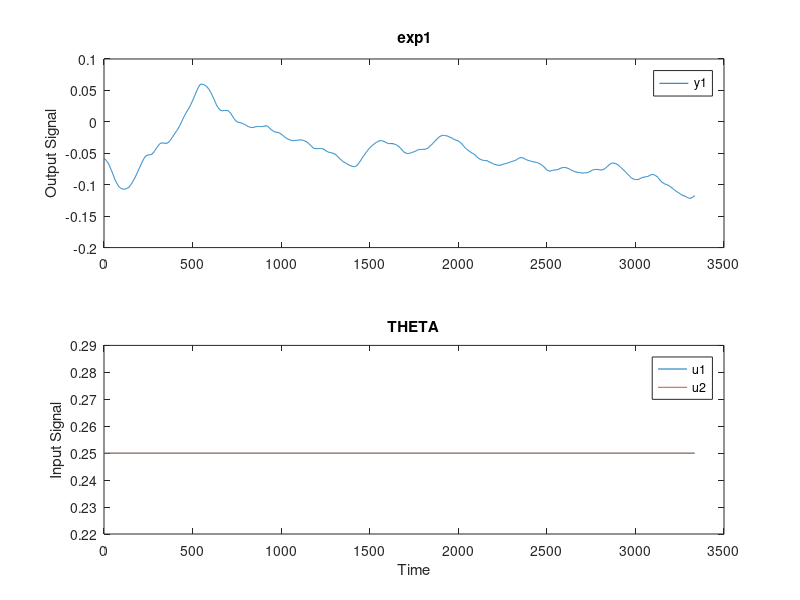
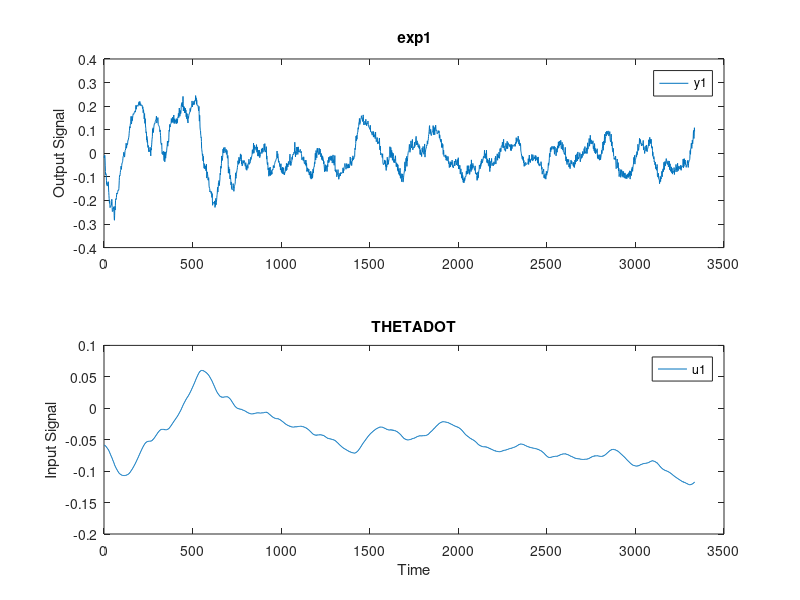
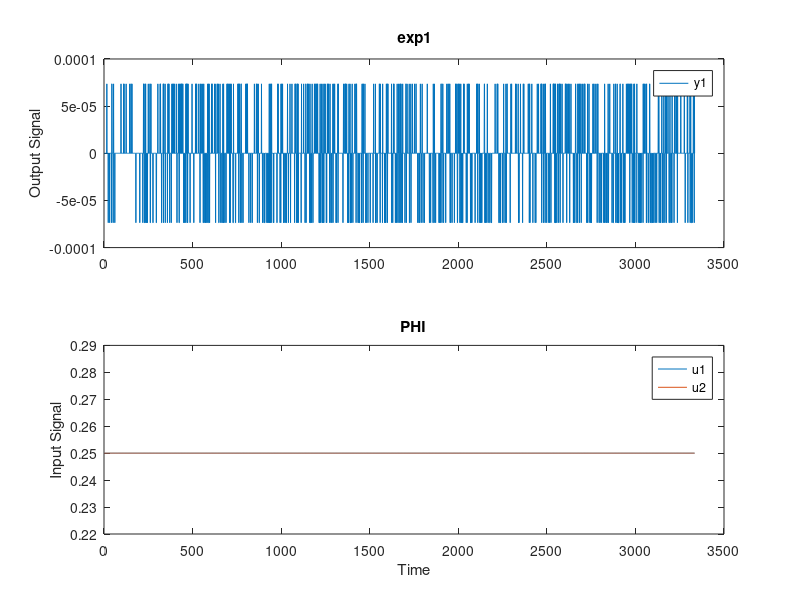
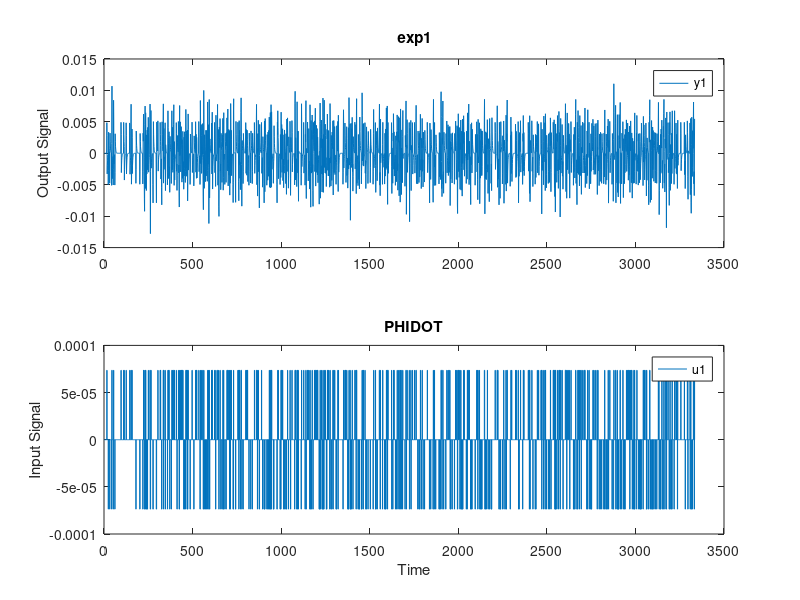

These figures' MATLAB source, in order: (Note: this script raises an error after producing the figures.)
close all; clear all; clc;
l = load('datatry1.mat');
dataIn = l.ScopeData025in1;
dataOut = l.ScopeData025out1;
t = dataOut.time;
Te = l.T0;
uL = dataIn.signals(1).values;
uR = dataIn.signals(2).values;
n = length(t);
D = tf([1, 0], 1);
D = c2d(D, Te, 'tustin');
D = ss(D);

%% Plot date
theta = dataOut.signals(1,1).values;
dataTH = iddata(theta,[uL, uR],Te);
figure;
plot(dataTH); title('THETA');

thetadot = dataOut.signals(1, 2).values;
dataTHdot = iddata(thetadot,theta,Te);
dataTHdotV = iddata(thetadot,[uL, uR],Te);
figure;
plot (dataTHdot); title('THETADOT');

phi = dataOut.signals(1, 5).values;
dataPhi = iddata(phi,[uL, uR],Te);
figure;
plot (dataPhi); title('PHI');

phidot = dataOut.signals(1, 6).values;
dataPHId = iddata(phidot, phi,Te);
dataPHIdV = iddata(phidot,[uL, uR],Te);
figure;
plot (dataPHId); title('PHIDOT');

psi = dataOut.signals(1, 3).values;
dataPSI = iddata(psi,[uL, uR],Te);
figure;
plot (dataPSI); title('PSI');

psidot= dataOut.signals(1, 4).values;
dataPSdot = iddata(psidot, psi,Te);
dataPSdotV = iddata(psidot,[uL, uR],Te);
figure;
plot (dataPSdot); title('PSIDOT');

data6 = iddata([theta, thetadot, psi, psidot, phi, phidot],[uL uR], Te);


%% Modelare
Options = ssestOptions;                            
 Options.N4Weight = 'CVA';                           
 Options.Regularization.Lambda = 0.25796;            
 Options.SearchMethod = 'gn';                        
                                                     
 Hf_MIMO = ssest(data6, 6, 'Form', 'canonical', Options);

 Options = ssestOptions;                                                        
 Options.N4Weight = 'CVA';                                                      
 Options.Regularization.Lambda = 0.25796;                                       
                                                                                
 Hf_MIMO1 = ssest(data6, 6, 'Form', 'canonical', 'Feedthrough', [true true], Options);
 
 
Q=[0.5 0 0 0 0 0; 0 1.5 0 0 0 0; 0 0 2000 0 0 0;...
    0 0 0 0.1 0 0; 0 0 0 0 20 0; 0 0 0 0 0 750];
% Q=[0.4 0 0 0 0 0; 0 1.4 0 0 0 0; 0 0 1800 0 0 0;...
%     0 0 0 0.095 0 0; 0 0 0 0 18 0; 0 0 0 0 0 690];
R = 1000*eye(2);
K = lqr(Hf_MIMO1.a, Hf_MIMO1.b, Q, R)







%THETA
Options = n4sidOptions;
Options.Focus = 'stability';            
Hth = n4sid(dataTH, 1, 'Ts', 0, Options);

%THETADOT
Options = ssestOptions;
Options.Focus = 'stability';
Options.InitialState = 'backcast';
Options.N4Weight = 'SSARX';
Hthdot = ssest(dataTHdotV, 1, Options);
Hthdot = Hth*D

%PSI
Options = n4sidOptions;
Options.Focus = 'stability';
Hpsi = n4sid(dataPSI, 1, 'Ts', 0, Options);

%PSIDOT
Options = ssestOptions;
Options.Focus = 'stability';
Hpsidot = ssest(dataPSdotV, 1, Options);
Hpsidot = Hpsi*D


%PHI
Options = ssestOptions;
Options.Focus = 'stability';
Options.InitialState = 'estimate';
Options.N4Weight = 'SSARX';
Hphi = ssest(dataPhi, 1, Options) ;

%PHIDOT
Options = Hphi.Report.OptionsUsed;
Options.InitialState = 'auto';
Hphidot = pem(dataPHIdV, Hphi, Options);
Hphidot = Hphi*D

Hf_MIMO = [Hth;...
           Hthdot;...
           Hpsi; ...
           Hpsidot;....
           Hphi;...
           Hphidot];
Hf_MIMO = minreal(Hf_MIMO)
[Hf_MIMO, neg_state] = balreal(Hf_MIMO)

poles = eig(Hf_MIMO)
co = ctrb(Hf_MIMO);
controllability = rank(co)
Q = Hf_MIMO.c'*Hf_MIMO.c
Q=[0.5 0 0 0 0 0; 0 1.5 0 0 0 0; 0 0 2000 0 0 0;...
    0 0 0 0.1 0 0; 0 0 0 0 20 0; 0 0 0 0 0 750];
R = eye(2);
K = lqr(Hf_MIMO.a, Hf_MIMO.b, Q, R)
D6=zeros(6, 2)
h=ss(A6, B6, C6, D6)
H=tf(h)



